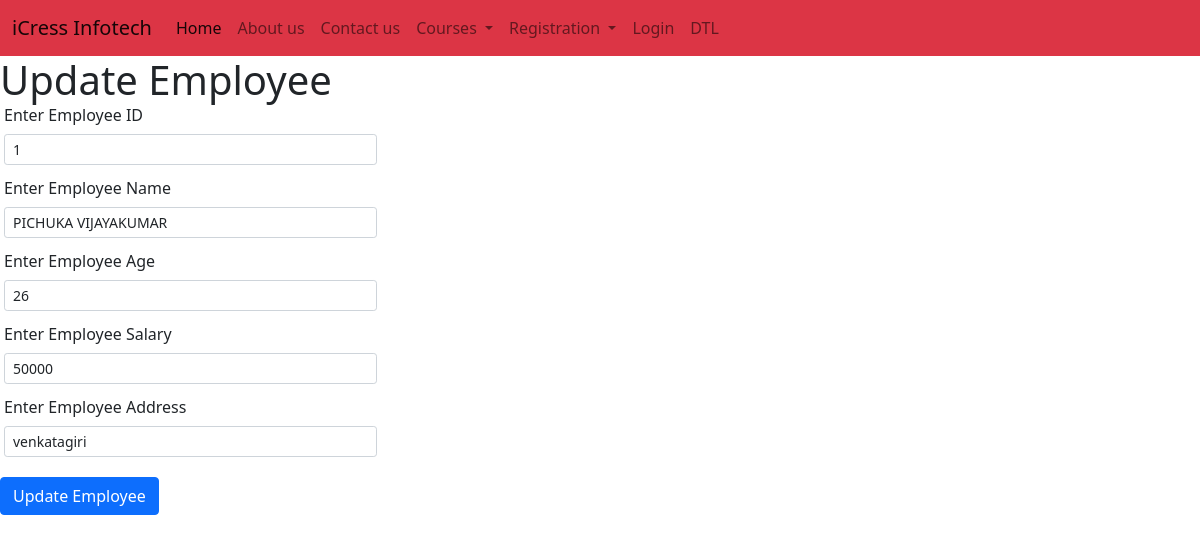
Page /employee/updateemployee/1 on the committed database.
### employee_register_app/models.py (models this page shows)
class Employee(models.Model):
    eno=models.IntegerField()
    name=models.CharField(max_length=100)
    age=models.IntegerField()
    salary=models.IntegerField()
    address=models.CharField(max_length=100)

### employee_register_app/views.py (the view, shortened to what this page needs)
# urls.py: path('updateemployee/<pk>',views.UpdateEmployee,name='updateemployee'),
def UpdateEmployee(request,pk):
    if request.method=='GET':
        employee=Employee.objects.get(id=pk)
        emp_dict={
            'employee' : employee
        }
        return render(request,'employee_register_app/employee_detail.html',context=emp_dict)
    return redirect('/employee/')

### templates/employee_register_app/employee_detail.html (shortened to what this page needs)
{% extends 'layout.html' %}
{% block page_content %}
{% if employee.id %}
<h1>Update Employee</h1>
{% else %}
<h1>Create Employee</h1>
{% endif %}
<form class="row g-3" method="POST">
	  <div class="row mb-1">
		<label class="col-form-label">Enter Employee ID</label>
		<div class="col-sm-4">
		  <input type="text" name="emp_number" class="form-control form-control-sm" value="{{ employee.id }}">
		</div>
	  </div>
	  <div class="row mb-1">
		<label class="col-form-label">Enter Employee Name</label>
		<div class="col-sm-4">
		  <input type="text" name="name" class="form-control form-control-sm" value="{{ employee.name }}">
		</div>
	  </div>
	  <div class="row mb-1">
		<label class="col-form-label">Enter Employee Age</label>
		<div class="col-sm-4">
		  <input type="text" name="age" class="form-control form-control-sm" value="{{ employee.age }}">
		</div>
	  </div>
	  <div class="row mb-1">
		<label class="col-form-label">Enter Employee Salary</label>
		<div class="col-sm-4">
		  <input type="text" name="salary" class="form-control form-control-sm" value="{{ employee.salary }}">
		</div>
	  </div>
	  <div class="row mb-1">
		<label class="col-form-label">Enter Employee Address</label>
		<div class="col-sm-4">
		  <input type="text" name="address" class="form-control form-control-sm" value="{{ employee.address }}">
		</div>
	  </div>
	{% if employee.id %}
	  <div class="form-group">
		    <button type="submit" class="btn btn-primary">Update Employee</button>
	  </div>
	{% else %}
	   <div class="form-group">
		    <button type="submit" class="btn btn-primary">Create Employee</button>
	  </div>
	{% endif %}
	</form>
{% endblock %}

### rows in the picture
Employee: emp_number "1", name "PICHUKA VIJAYAKUMAR", age "26", salary "50000", address "venkatagiri"
